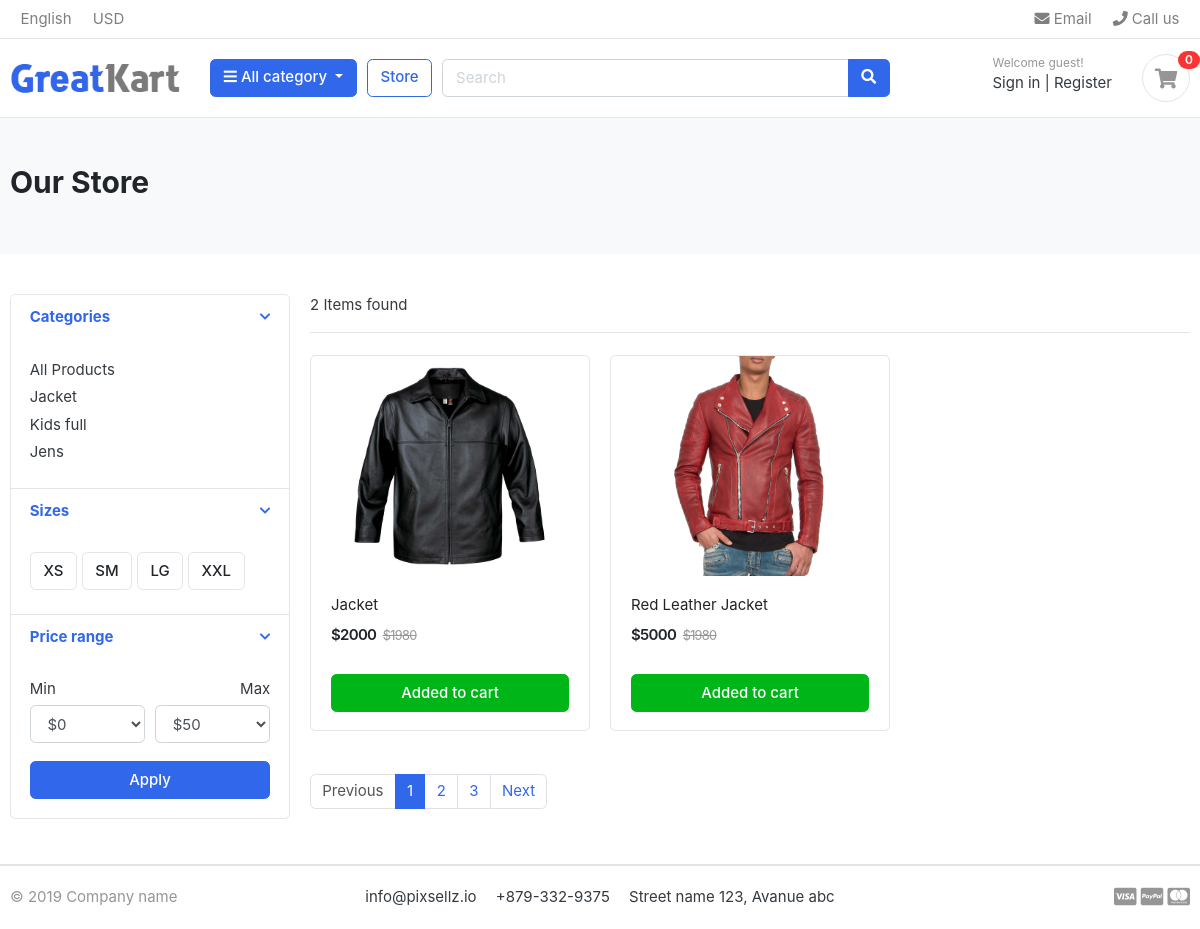
The page /store/jacket/ on the database its author committed.
### category/models.py (models this page shows, shortened)
class Category(models.Model):
    category_name = models.CharField(max_length=100, unique=True)
    slug = models.SlugField(max_length=100, unique=True)
    category_description = models.TextField(blank=True)
    image = models.ImageField(upload_to='photos/categories', blank=True)
    class Meta:
        verbose_name = 'category'
        verbose_name_plural = 'categories'
    def get_url(self):
        return reverse('products_by_category',args=[self.slug])

### store/models.py (models this page shows, shortened)
class Product(models.Model):
    product_name = models.CharField(max_length=200, unique=True)
    slug = models.SlugField(max_length=200,unique=True)
    description = models.TextField(blank=True)
    price = models.IntegerField()
    image = models.ImageField(upload_to='photos/products')
    stock = models.IntegerField()
    category = models.ForeignKey(Category, on_delete=models.CASCADE)
    is_available = models.BooleanField(default=True)
    created_date = models.DateTimeField(auto_now_add=True)
    modified_date = models.DateTimeField(auto_now=True)
    def get_url(self):
        return reverse('products_detail', args=[self.category.slug, self.slug])

### store/views.py (the view)
# urls.py: path('store/',include("store.urls")),
def store(request,category_slug=None):
    categories = None
    products = None
    if category_slug != None:
        categories = get_object_or_404(Category,slug=category_slug)
        products = Product.objects.filter(category=categories, is_available=True)
        products_count = products.count()
    else:
        products = Product.objects.all().filter(is_available=True)
        products_count = products.count()
    context = {
        "products":products,
        "products_count":products_count
    }
    return render(request,"store/store.html", context)

### category/context_processor.py (called while the page is built)
def menu_links(request):
    links = Category.objects.all()
    return dict(links = links)

### templates/store/store.html (shortened to what this page needs)
{% extends 'base.html' %}
{% block body %}
<section class="section-pagetop bg">
    <div class="container">
        <h2 class="title-page">Our Store</h2>
    </div>
    </section>
    <section class="section-content padding-y">
    <div class="container">
    <div class="row">
        <aside class="col-md-3">
    <div class="card">
        <article class="filter-group">
            <header class="card-header">
                <a href="#" data-toggle="collapse" data-target="#collapse_1" aria-expanded="true" class="">
                    <i class="icon-control fa fa-chevron-down"></i>
                    <h6 class="title">Categories</h6>
                </a>
            </header>
            <div class="filter-content collapse show" id="collapse_1" style="">
                <div class="card-body">
                    <ul class="list-menu">
                        <li><a href="{% url 'store' %}">All Products </a></li>
                        {% for category in links %}
                        <li><a href="{{category.get_url}}">{{category.category_name}}  </a></li>
                        {% endfor %}
                    </ul>
                </div>
            </div>
        </article>
        <article class="filter-group">
            <header class="card-header">
                <a href="#" data-toggle="collapse" data-target="#collapse_4" aria-expanded="true" class="">
                    <i class="icon-control fa fa-chevron-down"></i>
                    <h6 class="title">Sizes </h6>
                </a>
            </header>
            <div class="filter-content collapse show" id="collapse_4" style="">
                <div class="card-body">
                  <label class="checkbox-btn">
                    <span class="btn btn-light"> XS </span>
                  </label>
                  <label class="checkbox-btn">
                    <span class="btn btn-light"> SM </span>
                  </label>
                  <label class="checkbox-btn">
                    <span class="btn btn-light"> LG </span>
                  </label>
                  <label class="checkbox-btn">
                    <span class="btn btn-light"> XXL </span>
                  </label>
            </div>
            </div>
        </article>
        <article class="filter-group">
            <header class="card-header">
                <a href="#" data-toggle="collapse" data-target="#collapse_3" aria-expanded="true" class="">
                    <i class="icon-control fa fa-chevron-down"></i>
                    <h6 class="title">Price range </h6>
                </a>
            </header>
            <div class="filter-content collapse show" id="collapse_3" style="">
                <div class="card-body">
                    <div class="form-row">
                    <div class="form-group col-md-6">
                      <label>Min</label>
                          <select class="mr-2 form-control">
                            <option value="0">$0</option>
                        </select>
                    </div>
                    <div class="form-group text-right col-md-6">
                      <label>Max</label>
                          <select class="mr-2 form-control">
                            <option value="50">$50</option>
                        </select>
                    </div>
                    </div>
                    <button class="btn btn-block btn-primary">Apply</button>
                </div>
            </div>
        </article>
    </div>
        </aside>
        <main class="col-md-9">
    <header class="border-bottom mb-4 pb-3">
            <div class="form-inline">
                <span class="mr-md-auto">{{products_count}} Items found </span>
            </div>
    </header>
    <div class="row">
        {% for product in products %}
        <div class="col-md-4">
            <figure class="card card-product-grid">
                <div class="img-wrap">
                    <a href="{{product.get_url}}">
                    <img src="{{product.image.url}}">
                    </a>
                </div>
                <figcaption class="info-wrap">
                    <div class="fix-height">
                        <a href="{{product.get_url}}" class="title">{{product.product_name}}</a>
                        <div class="price-wrap mt-2">
                            <span class="price">${{product.price}}</span>
                            <del class="price-old">$1980</del>
                        </div>
                    </div>
                    <a href="#" class="btn btn-block btn-success">Added to cart </a>
                </figcaption>
            </figure>
        </div>
        {% endfor %}
    </div>
    <nav class="mt-4" aria-label="Page navigation sample">
      <ul class="pagination">
        <li class="page-item disabled"><a class="page-link" href="#">Previous</a></li>
        <li class="page-item active"><a class="page-link" href="#">1</a></li>
        <li class="page-item"><a class="page-link" href="#">2</a></li>
        <li class="page-item"><a class="page-link" href="#">3</a></li>
        <li class="page-item"><a class="page-link" href="#">Next</a></li>
      </ul>
    </nav>
        </main>
    </div>
    </div>
    </section>
{% endblock %}

### static/css/ui.css (style rules this page uses)
html { font-family: "Inter", sans-serif; font-size: 15px; }
.img-wrap { text-align: center; display: block; }
.img-wrap img { max-width: 100%; }
.price-wrap { letter-spacing: -0.7px; }
.padding-y { padding-top: 40px; padding-bottom: 40px; }
figure { margin-bottom: 0; }
article:after, .form-group:after { display: block; clear: both; content: ""; }
.bg { background-color: #f8f9fa; }
.title-page { color: #212529; }
.btn-light { background-color: #fff; border-color: #e4e4e4; }
[class*=list-] li:after { visibility: hidden; display: block; content: ""; overflow: hidden; height: 0; clear: both; }
.list-menu { list-style: none; margin: 0; padding-left: 0; }
.list-menu li { margin-bottom: 5px; }
.list-menu a { color: #343a40; }
[class*=card-product] a.title { color: #212529; display: block; }
[class*=card-product] .img-wrap { overflow: hidden; position: relative; }
[class*=card-product] .img-wrap img { height: 100%; max-width: 100%; width: auto; display: inline-block; -o-object-fit: cover; object-fit: cover; }
.card-product-grid { margin-bottom: 20px; }
.card-product-grid .img-wrap { border-radius: 0.2rem 0.2rem 0 0; height: 220px; }
.card-product-grid .info-wrap { overflow: hidden; padding: 18px 20px; }
.card-product-grid .fix-height { height: 80px; overflow: hidden; }
.card .img-wrap { overflow: hidden; }
.price { font-weight: 600; color: #212529; }
.price-old { color: #969696; margin-left: 3px; font-size: 85%; }
.icon-control { margin-top: 5px; float: right; font-size: 80%; }
.card-header .title { margin-bottom: 0; line-height: 1.5; }
.filter-group { border-bottom: 1px solid #e4e4e4; }
.filter-group .card-header { border-bottom: 0; }
.filter-group:last-child { border-bottom: 0; }
.checkbox-btn { position: relative; }
.section-pagetop { padding: 45px 0; }

### rows shown on the page
Category: category_name "Jacket"
Category: category_name "Kids full"
Category: category_name "Jens"
Product: image (picture), product_name "Jacket", price "2000"
Product: image (picture), product_name "Red Leather Jacket", price "5000"

### other values the page prints
{{ products_count }} "2"
